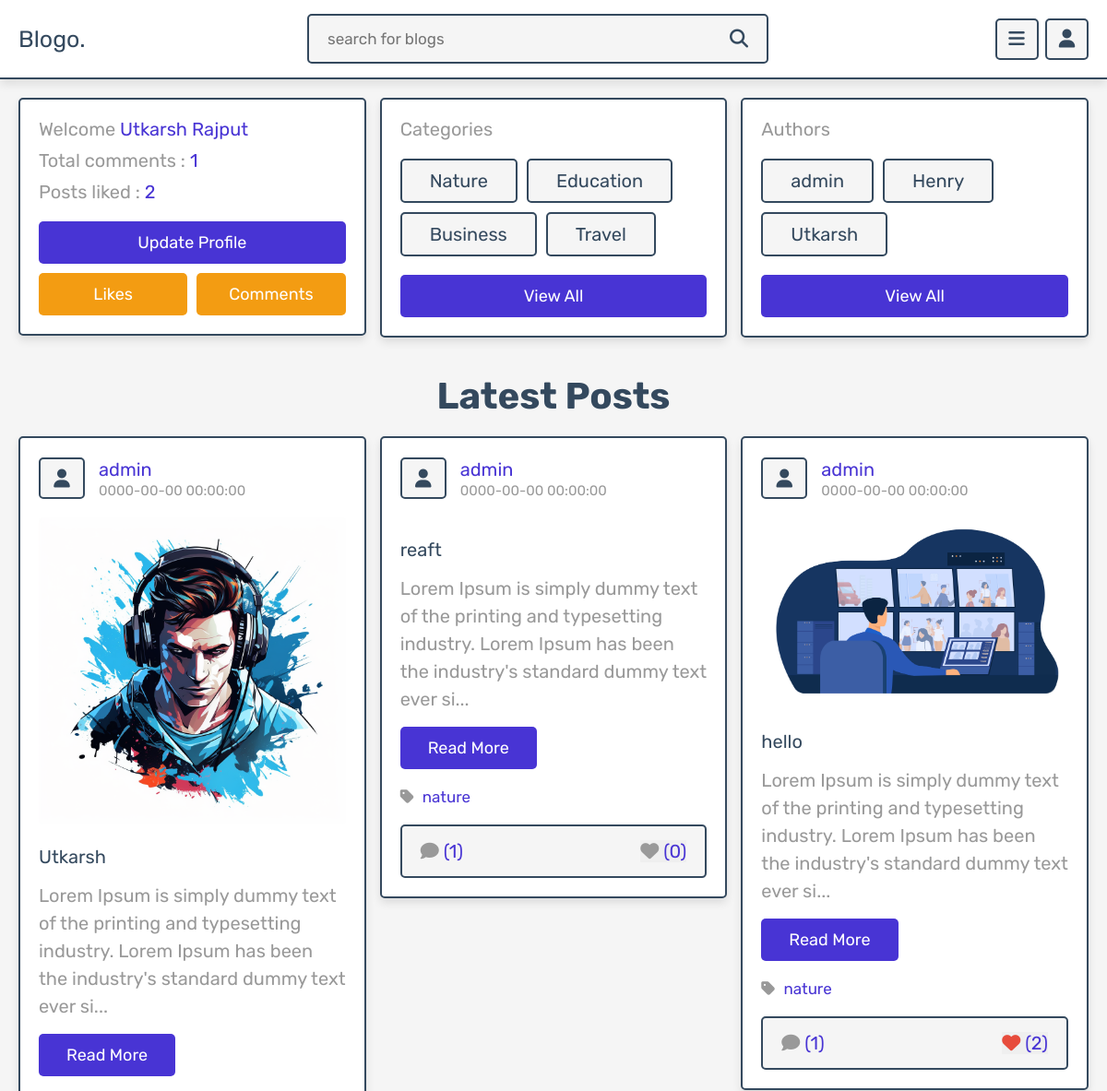
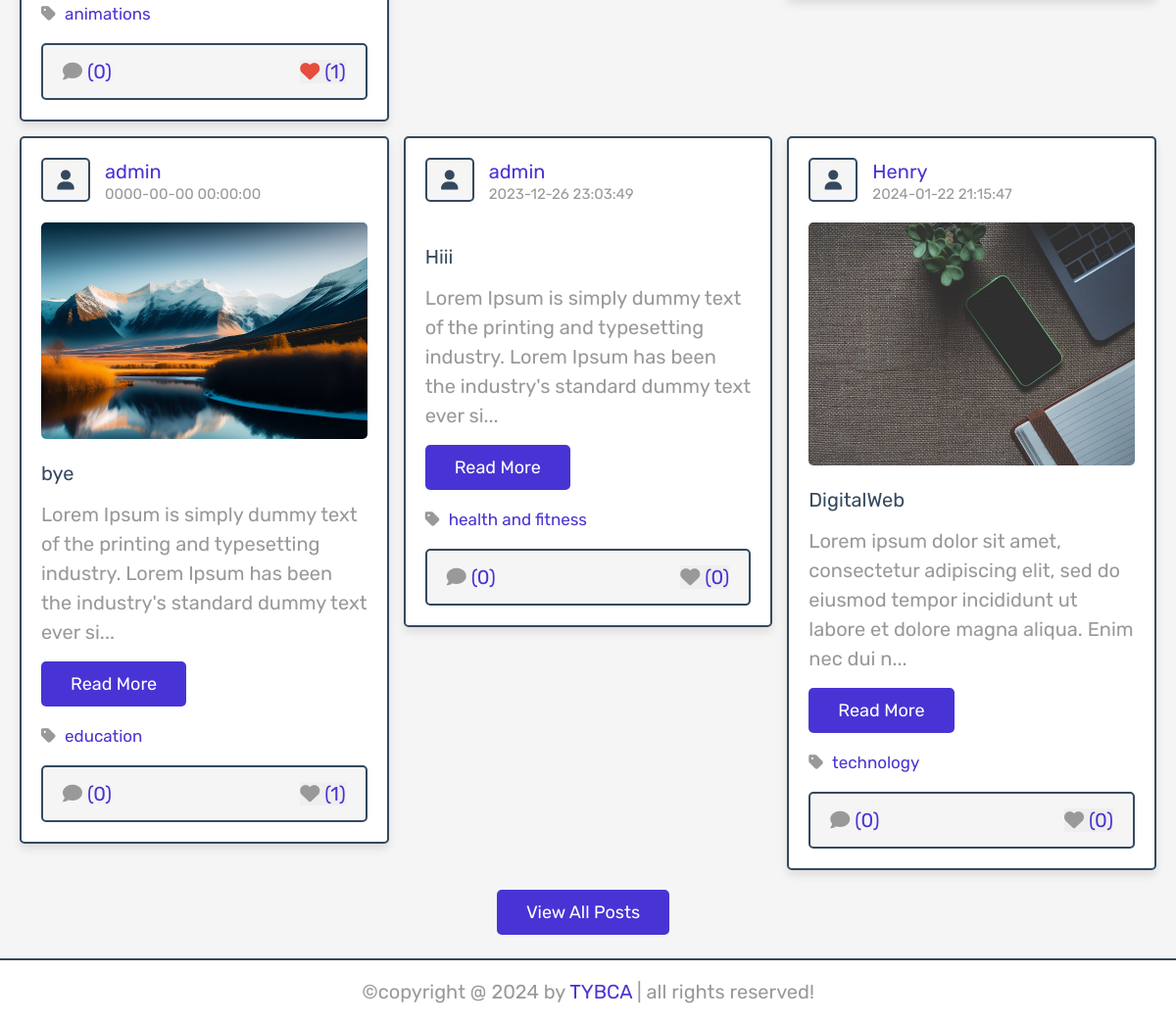
The app's page /home.php (signed in) with its own data (2 pictures, top to bottom).
### tables this page shows
CREATE TABLE IF NOT EXISTS `users` (
  `id` int(100) NOT NULL AUTO_INCREMENT,
  `name` varchar(20) NOT NULL,
  `email` varchar(50) NOT NULL,
  `password` varchar(50) NOT NULL,
  PRIMARY KEY (`id`)
);

CREATE TABLE IF NOT EXISTS `posts` (
  `id` int(100) NOT NULL AUTO_INCREMENT,
  `admin_id` int(100) NOT NULL,
  `name` varchar(100) NOT NULL,
  `title` varchar(100) NOT NULL,
  `content` varchar(10000) NOT NULL,
  `category` varchar(50) NOT NULL,
  `image` varchar(100) NOT NULL,
  `date` datetime NOT NULL DEFAULT CURRENT_TIMESTAMP,
  `status` varchar(10) NOT NULL,
  PRIMARY KEY (`id`)
);

### home.php (the view, shortened to what this page needs)
<?php
include 'components/connect.php';
if(isset($_SESSION['user_id'])){
   $user_id = $_SESSION['user_id'];
}else{
   $user_id = '';
};
?>
<!DOCTYPE html>
<html lang="en">
<head>
   <link rel="stylesheet" href="https://cdnjs.cloudflare.com/ajax/libs/font-awesome/6.1.1/css/all.min.css">
   <link rel="stylesheet" href="css/style.css">
</head>
<body>
<?php include 'components/user_header.php'; ?>
<section class="home-grid">
   <div class="box-container">
      <div class="box">
         <?php
            $select_profile = $conn->prepare("SELECT * FROM `users` WHERE id = ?");
            $select_profile->execute([$user_id]);
            if($select_profile->rowCount() > 0){
               $fetch_profile = $select_profile->fetch(PDO::FETCH_ASSOC);
               $count_user_comments = $conn->prepare("SELECT * FROM `comments` WHERE user_id = ?");
               $count_user_comments->execute([$user_id]);
               $total_user_comments = $count_user_comments->rowCount();
               $count_user_likes = $conn->prepare("SELECT * FROM `likes` WHERE user_id = ?");
               $count_user_likes->execute([$user_id]);
               $total_user_likes = $count_user_likes->rowCount();
         ?>
         <p> Welcome <span><?= $fetch_profile['name']; ?></span></p>
         <p>Total comments : <span><?= $total_user_comments; ?></span></p>
         <p>Posts liked : <span><?= $total_user_likes; ?></span></p>
         <a href="update.php" class="btn">update profile</a>
         <div class="flex-btn">
            <a href="user_likes.php" class="option-btn">likes</a>
            <a href="user_comments.php" class="option-btn">comments</a>
         </div>
         <?php
         }
         ?>
      </div>
      <div class="box">
         <p>Categories</p>
         <div class="flex-box">
            <a href="category.php?category=nature" class="links">Nature</a>
            <a href="category.php?category=education" class="links">Education</a>
            <a href="category.php?category=business" class="links">Business</a>
            <a href="category.php?category=travel" class="links">Travel</a>
            <a href="all_category.php" class="btn">view all</a>
         </div>
      </div>
      <div class="box">
         <p>Authors</p>
         <div class="flex-box">
         <?php
            $select_authors = $conn->prepare("SELECT DISTINCT name FROM `admin` LIMIT 10");
            $select_authors->execute();
            if($select_authors->rowCount() > 0){
               while($fetch_authors = $select_authors->fetch(PDO::FETCH_ASSOC)){
         ?>
            <a href="author_posts.php?author=<?= $fetch_authors['name']; ?>" class="links"><?= $fetch_authors['name']; ?></a>
            <?php
            }
         }else{
            echo '<p class="empty">no posts added yet!</p>';
         }
         ?>
         <a href="authors.php" class="btn">view all</a>
         </div>
      </div>
   </div>
</section>
<section class="posts-container">
   <h1 class="heading">Latest posts</h1>
   <div class="box-container">
      <?php
         $select_posts = $conn->prepare("SELECT * FROM `posts` WHERE status = ? LIMIT 6 ");
         $select_posts->execute(['active']);
         if($select_posts->rowCount() > 0){
            while($fetch_posts = $select_posts->fetch(PDO::FETCH_ASSOC)){
               $post_id = $fetch_posts['id'];
               $count_post_comments = $conn->prepare("SELECT * FROM `comments` WHERE post_id = ?");
               $count_post_comments->execute([$post_id]);
               $total_post_comments = $count_post_comments->rowCount();
               $count_post_likes = $conn->prepare("SELECT * FROM `likes` WHERE post_id = ?");
               $count_post_likes->execute([$post_id]);
               $total_post_likes = $count_post_likes->rowCount();
               $confirm_likes = $conn->prepare("SELECT * FROM `likes` WHERE user_id = ? AND post_id = ?");
               $confirm_likes->execute([$user_id, $post_id]);
      ?>
      <form class="box" method="post">
         <div class="post-admin">
            <i class="fas fa-user"></i>
            <div>
               <a href="author_posts.php?author=<?= $fetch_posts['name']; ?>"><?= $fetch_posts['name']; ?></a>
               <div><?= $fetch_posts['date']; ?></div>
            </div>
         </div>
         <?php
            if($fetch_posts['image'] != ''){
         ?>
         <img src="uploaded_img/<?= $fetch_posts['image']; ?>" class="post-image" alt="">
         <?php
         }
         ?>
         <div class="post-title"><?= $fetch_posts['title']; ?></div>
         <div class="post-content content-150"><?= $fetch_posts['content']; ?></div>
         <a href="view_post.php?post_id=<?= $post_id; ?>" class="inline-btn">read more</a>
         <a href="category.php?category=<?= $fetch_posts['category']; ?>" class="post-cat"> <i class="fas fa-tag"></i> <span><?= $fetch_posts['category']; ?></span></a>
         <div class="icons">
            <a href="view_post.php?post_id=<?= $post_id; ?>"><i class="fas fa-comment"></i><span>(<?= $total_post_comments; ?>)</span></a>
            <button type="submit" name="like_post"><i class="fas fa-heart" style="<?php if($confirm_likes->rowCount() > 0){ echo 'color:var(--red);'; } ?>  "></i><span>(<?= $total_post_likes; ?>)</span></button>
         </div>
      </form>
      <?php
         }
      }else{
         echo '<p class="empty">no posts added yet!</p>';
      }
      ?>
   </div>
   <div class="more-btn" style="text-align: center; margin-top:1rem;">
      <a href="posts.php" class="inline-btn">view all posts</a>
   </div>
</section>
<?php include 'components/footer.php'; ?>
</body>
</html>

### css/style.css (style rules this page uses)
:root { --main-color:#4834d4; --red:#e74c3c; --orange:#f39c12; --black:#34495e; --white:#fff; --light-bg:#f5f5f5; --light-color:#999; --border:.2rem solid var(--black); --box-shadow:0 .5rem 1rem rgba(0,0,0,.1); }
* { font-family: 'Rubik', sans-serif; margin:0; padding:0; box-sizing: border-box; outline: none; border:none; text-decoration: none; }
html { font-size: 62.5%; overflow-x: hidden; scroll-behavior: smooth; scroll-padding-top: 7rem; }
body { background-color: var(--light-bg); padding-bottom: 7rem; }
section { padding:2rem; margin: 0 auto; max-width: 1200px; }
.btn, .delete-btn, .option-btn, .inline-btn, .inline-option-btn, .inline-delete-btn { margin-top: 1rem; border-radius: .5rem; cursor: pointer; font-size: 1.8rem; color:var(--white); padding:1.2rem 3rem; text-transform: capitalize; text-align: center; }
.inline-btn, .inline-option-btn, .inline-delete-btn { display: inline-block; margin-right: 1rem; }
.btn, .delete-btn, .option-btn { display: block; width: 100%; }
.inline-btn, .btn { background-color: var(--main-color); }
.inline-option-btn, .option-btn { background-color: var(--orange); }
.flex-btn { display: flex; gap:1rem; }
.heading { margin-bottom: 2rem; text-align: center; font-size: 4rem; color:var(--black); text-transform: capitalize; }
.home-grid .box-container { display: grid; grid-template-columns: repeat(auto-fit, minmax(33rem, 1fr)); gap:1.5rem; align-items: flex-start; }
.home-grid .box-container .box { border:var(--border); box-shadow: var(--box-shadow); border-radius: .5rem; background-color: var(--white); padding:2rem; overflow: hidden; }
.home-grid .box-container .box p { padding-bottom: 1rem; font-size: 2rem; color:var(--light-color); overflow: hidden; text-overflow: ellipsis; white-space: nowrap; }
.home-grid .box-container .box p span { color:var(--main-color); }
.home-grid .box-container .box .flex-box { display: flex; flex-wrap: wrap; gap:1rem; padding-top: 1rem; }
.home-grid .box-container .box .flex-box .links { padding:1rem 3rem; border-radius: .5rem; background-color: var(--light-bg); font-size: 2rem; color:var(--black); border:var(--border); }
.posts-container .box-container { display: grid; grid-template-columns: repeat(auto-fit, minmax(33rem, 1fr)); gap:1.5rem; align-items: flex-start; justify-content: center; }
.posts-container .box-container .box { border:var(--border); box-shadow: var(--box-shadow); border-radius: .5rem; background-color: var(--white); padding:2rem; overflow: hidden; }
.posts-container .box-container .box .post-admin { display: flex; align-items: center; gap:1.5rem; margin-bottom: 2rem; }
.posts-container .box-container .box .post-admin i { text-align: center; height: 4.5rem; width: 5rem; line-height: 4.2rem; font-size: 2rem; border:var(--border); border-radius: .5rem; background-color: var(--light-bg); color:var(--black); }
.posts-container .box-container .box .post-admin a { font-size: 2rem; color:var(--main-color); }
.posts-container .box-container .box .post-admin div { font-size: 1.5rem; margin-top: .2rem; color:var(--light-color); }
.posts-container .box-container .box .post-image { width: 100%; border-radius: .5rem; margin-bottom: 2rem; }
.posts-container .box-container .box .post-title { font-size: 2rem; color:var(--black); overflow: hidden; text-overflow: ellipsis; white-space: nowrap; margin-bottom: 1rem; }
.posts-container .box-container .box .post-content { font-size: 2rem; line-height: 1.5; padding:.5rem 0; color:var(--light-color); white-space: pre-line; }
.posts-container .box-container .box .post-content::after { content: '...'; }
.posts-container .box-container .box .post-cat { display: block; margin-top: 2rem; font-size: 1.7rem; }
.posts-container .box-container .box .post-cat i { margin-right: .5rem; color:var(--light-color); }
.posts-container .box-container .box .post-cat { color:var(--main-color); }
.posts-container .box-container .box .icons { display: flex; align-items: center; justify-content: space-between; gap:1rem; background-color: var(--light-bg); border-radius: .5rem; padding:1.5rem 2rem; border:var(--border); margin-top: 2rem; }
.posts-container .box-container .box .icons button { cursor: pointer; }
.posts-container .box-container .box .icons i { margin-right:.5rem; font-size:2rem; color:var(--light-color); }
.posts-container .box-container .box .icons span { font-size: 2rem; color:var(--main-color); }

### records on screen
users: name "Utkarsh Rajput"
posts: name "admin", date "0000-00-00 00:00:00", image (picture), title "Utkarsh", content "Lorem Ipsum is simply dummy text of the printing and typesetting industry. Lorem Ipsum has been the industry's standard dummy text ever si", category "animations", total_post_comments "0", total_post_likes "1"
posts: name "admin", date "0000-00-00 00:00:00", title "reaft", content "Lorem Ipsum is simply dummy text of the printing and typesetting industry. Lorem Ipsum has been the industry's standard dummy text ever si", category "nature", total_post_comments "1", total_post_likes "0"
posts: name "admin", date "0000-00-00 00:00:00", image (picture), title "hello", content "Lorem Ipsum is simply dummy text of the printing and typesetting industry. Lorem Ipsum has been the industry's standard dummy text ever si", category "nature", total_post_comments "1", total_post_likes "2"
posts: name "admin", date "0000-00-00 00:00:00", image (picture), title "bye", content "Lorem Ipsum is simply dummy text of the printing and typesetting industry. Lorem Ipsum has been the industry's standard dummy text ever si", category "education", total_post_comments "0", total_post_likes "1"
posts: name "admin", date "2023-12-26 23:03:49", title "Hiii", content "Lorem Ipsum is simply dummy text of the printing and typesetting industry. Lorem Ipsum has been the industry's standard dummy text ever si", category "health and fitness", total_post_comments "0", total_post_likes "0"
posts: name "Henry", date "2024-01-22 21:15:47", image (picture), title "DigitalWeb", content "Lorem ipsum dolor sit amet, consectetur adipiscing elit, sed do eiusmod tempor incididunt ut labore et dolore magna aliqua. Enim nec dui n", category "technology", total_post_comments "0", total_post_likes "0"

### other values on screen
$total_user_comments "1"
$total_user_likes "2"
$fetch_authors['name'] "admin"
$fetch_authors['name'] "Henry"
$fetch_authors['name'] "Utkarsh"
